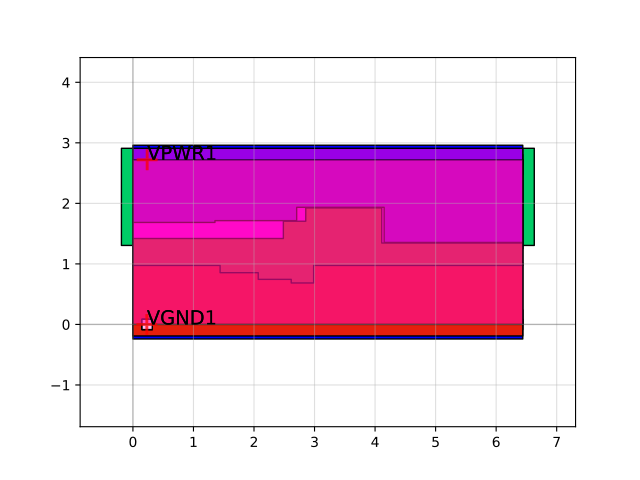

Reproduce this figure in Python.
import sky130

c = sky130.components.sky130_fd_sc_hd__dlrtn_1()
c.plot()
